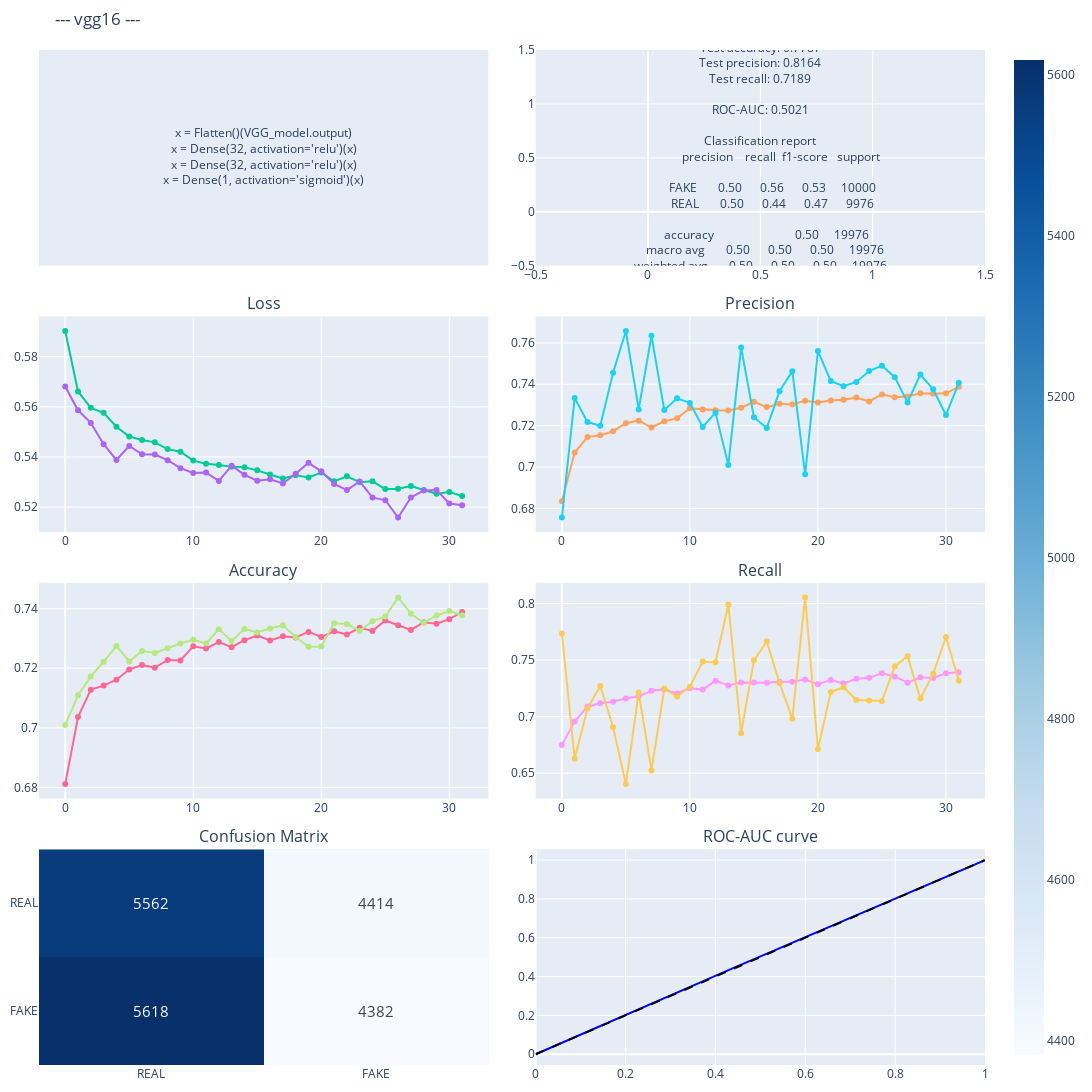

Notebook code cell kept with this figure:
### Code cell
fig = make_subplots(
    rows=4, cols=2, 
    subplot_titles=("", "",
                    "Loss", "Precision", 
                    "Accuracy", 'Recall',
                    'Confusion Matrix', 'ROC-AUC curve'), 
    horizontal_spacing=0.05, 
    vertical_spacing=0.05  
)

fig.add_trace(
    go.Scatter(
        x=[0.5], y=[0.5], 
        text=[
            top_layers_text
        ],
        mode='text',
        showlegend=False,
    ),
    row=1, col=1  
)

fig.add_trace(
    go.Scatter(
        x=[0.5], y=[0.5], 
        text=[
            f"Test loss: {test_loss:.4f}<br>"
            f"Test accuracy: {test_acc:.4f}<br>"
            f"Test precision: {test_prec:.4f}<br>"
            f"Test recall: {test_recall:.4f}<br><br>"
            f"ROC-AUC: {roc_auc:.4f}<br><br>"
            f"Classification report<br>"
            f"{report.replace('\n','<br>')}"
        ],
        mode='text',
        showlegend=False,
    ),
    row=1, col=2  
)


# fig.update_layout(
#     annotations=[dict(text="Model Metrics", x=0.25, y=1.05, showarrow=False, xref="paper", yref="paper", font=dict(size=16))], 
# )

# Hide the axes for the annotation row
fig.update_xaxes(visible=False, row=1, col=1)
fig.update_yaxes(visible=False, row=1, col=1)


# Loss and Precision
fig.add_trace(fig_metrics['data'][0], row=2, col=1)
fig.add_trace(fig_metrics['data'][1], row=2, col=1)
fig.add_trace(fig_metrics['data'][2], row=2, col=2)
fig.add_trace(fig_metrics['data'][3], row=2, col=2)

# Accuracy and Recall 
fig.add_trace(fig_metrics['data'][4], row=3, col=1)
fig.add_trace(fig_metrics['data'][5], row=3, col=1)
fig.add_trace(fig_metrics['data'][6], row=3, col=2)
fig.add_trace(fig_metrics['data'][7], row=3, col=2)

# Confusion Matrix and ROC-AUC curve 
fig.add_trace(fig_confMatrix['data'][0], row=4, col=1)
fig.add_trace(fig_rocauc['data'][0], row=4, col=2)
fig.add_trace(fig_rocauc['data'][1], row=4, col=2)

fig.update_layout(
    height=400*4, 
    width=1400, 
    title_text=f"--- {MODEL.name} ---",
    showlegend=False, 
    margin=dict(l=10, r=10, t=50, b=10),  
)

fig.show()

### Figure 1 — Plotly figure (JSON) as saved in the notebook; plotly's stock layout.template omitted (floating-point values rounded to 4 significant figures)
{"data": [{"mode": "text", "showlegend": false, "text": ["x = Flatten()(VGG_model.output)<br>x = Dense(32, activation='relu')(x)<br>x = Dense(32, activation='relu')(x)<br>x = Dense(1, activation='sigmoid')(x)"], "type": "scatter", "x": [0.5], "xaxis": "x", "y": [0.5], "yaxis": "y"}, {"mode": "text", "showlegend": false, "text": ["Test loss: 0.4667<br>Test accuracy: 0.7787<br>Test precision: 0.8164<br>Test recall: 0.7189<br><br>ROC-AUC: 0.5021<br><br>Classification report<br>              precision    recall  f1-score   support<br><br>        FAKE       0.50      0.56      0.53     10000<br>        REAL       0.50      0.44      0.47      9976<br><br>    accuracy                           0.50     19976<br>   macro avg       0.50      0.50      0.50     19976<br>weighted avg       0.50      0.50      0.50     19976<br>"], "type": "scatter", "x": [0.5], "xaxis": "x2", "y": [0.5], "yaxis": "y2"}, {"mode": "lines+markers", "name": "Train Loss", "type": "scatter", "x": [0, 1, 2, 3, 4, 5, 6, 7, 8, 9, 10, 11, 12, 13, 14, 15, 16, 17, 18, 19, 20, 21, 22, 23, 24, 25, 26, 27, 28, 29, 30, 31], "xaxis": "x3", "y": [0.5902, 0.5661, 0.5596, 0.5576, 0.552, 0.5481, 0.5467, 0.5458, 0.5431, 0.5421, 0.5385, 0.5373, 0.5368, 0.5361, 0.5359, 0.5347, 0.533, 0.5314, 0.5327, 0.5318, 0.5338, 0.5303, 0.5323, 0.53, 0.5303, 0.5272, 0.5273, 0.5284, 0.5269, 0.5253, 0.526, 0.5245], "yaxis": "y3"}, {"mode": "lines+markers", "name": "Val Loss", "type": "scatter", "x": [0, 1, 2, 3, 4, 5, 6, 7, 8, 9, 10, 11, 12, 13, 14, 15, 16, 17, 18, 19, 20, 21, 22, 23, 24, 25, 26, 27, 28, 29, 30, 31], "xaxis": "x3", "y": [0.5681, 0.5586, 0.5536, 0.5451, 0.5388, 0.5444, 0.5411, 0.541, 0.5387, 0.5355, 0.5336, 0.5338, 0.5305, 0.5365, 0.5329, 0.5305, 0.5311, 0.5294, 0.5333, 0.5377, 0.5343, 0.5293, 0.5268, 0.5302, 0.5238, 0.5228, 0.5158, 0.5239, 0.5266, 0.5269, 0.5214, 0.5207], "yaxis": "y3"}, {"mode": "lines+markers", "name": "Train precision", "type": "scatter", "x": [0, 1, 2, 3, 4, 5, 6, 7, 8, 9, 10, 11, 12, 13, 14, 15, 16, 17, 18, 19, 20, 21, 22, 23, 24, 25, 26, 27, 28, 29, 30, 31], "xaxis": "x4", "y": [0.6834, 0.707, 0.7145, 0.7153, 0.7173, 0.7212, 0.7224, 0.7191, 0.7221, 0.7235, 0.7284, 0.7278, 0.7274, 0.7274, 0.7286, 0.7316, 0.729, 0.7306, 0.7303, 0.7321, 0.7312, 0.7322, 0.7325, 0.7336, 0.7317, 0.7351, 0.7338, 0.7341, 0.7356, 0.7354, 0.7356, 0.7388], "yaxis": "y4"}, {"mode": "lines+markers", "name": "Val precision", "type": "scatter", "x": [0, 1, 2, 3, 4, 5, 6, 7, 8, 9, 10, 11, 12, 13, 14, 15, 16, 17, 18, 19, 20, 21, 22, 23, 24, 25, 26, 27, 28, 29, 30, 31], "xaxis": "x4", "y": [0.6755, 0.7334, 0.7217, 0.72, 0.7456, 0.7658, 0.7278, 0.7635, 0.7275, 0.7332, 0.731, 0.7193, 0.7263, 0.7009, 0.7579, 0.7241, 0.7188, 0.7366, 0.7464, 0.6965, 0.756, 0.7416, 0.7391, 0.7412, 0.7464, 0.749, 0.7435, 0.7312, 0.7447, 0.7376, 0.7251, 0.7407], "yaxis": "y4"}, {"mode": "lines+markers", "name": "Train accuracy", "type": "scatter", "x": [0, 1, 2, 3, 4, 5, 6, 7, 8, 9, 10, 11, 12, 13, 14, 15, 16, 17, 18, 19, 20, 21, 22, 23, 24, 25, 26, 27, 28, 29, 30, 31], "xaxis": "x5", "y": [0.6811, 0.7036, 0.7128, 0.7142, 0.7161, 0.7196, 0.7211, 0.7201, 0.7228, 0.7226, 0.7274, 0.7266, 0.7288, 0.727, 0.7294, 0.731, 0.7293, 0.7307, 0.7303, 0.7322, 0.7305, 0.7324, 0.7314, 0.7336, 0.7325, 0.736, 0.7344, 0.7329, 0.7354, 0.735, 0.7365, 0.7389], "yaxis": "y5"}, {"mode": "lines+markers", "name": "Val accuracy", "type": "scatter", "x": [0, 1, 2, 3, 4, 5, 6, 7, 8, 9, 10, 11, 12, 13, 14, 15, 16, 17, 18, 19, 20, 21, 22, 23, 24, 25, 26, 27, 28, 29, 30, 31], "xaxis": "x5", "y": [0.701, 0.7109, 0.7173, 0.7222, 0.7275, 0.7223, 0.7258, 0.7251, 0.7267, 0.7283, 0.7296, 0.7283, 0.7331, 0.7291, 0.7332, 0.732, 0.7334, 0.7344, 0.7305, 0.7272, 0.7273, 0.7351, 0.7348, 0.7325, 0.7358, 0.7373, 0.7438, 0.7383, 0.7352, 0.7377, 0.7392, 0.7378], "yaxis": "y5"}, {"mode": "lines+markers", "name": "Train recall", "type": "scatter", "x": [0, 1, 2, 3, 4, 5, 6, 7, 8, 9, 10, 11, 12, 13, 14, 15, 16, 17, 18, 19, 20, 21, 22, 23, 24, 25, 26, 27, 28, 29, 30, 31], "xaxis": "x6", "y": [0.6748, 0.6956, 0.7089, 0.7117, 0.7132, 0.7161, 0.718, 0.7229, 0.7242, 0.7205, 0.725, 0.7239, 0.7318, 0.7275, 0.7301, 0.7301, 0.73, 0.7307, 0.7308, 0.7327, 0.7286, 0.7323, 0.7293, 0.7335, 0.7343, 0.7384, 0.7355, 0.7299, 0.7347, 0.7341, 0.7383, 0.7393], "yaxis": "y6"}, {"mode": "lines+markers", "name": "Val recall", "type": "scatter", "x": [0, 1, 2, 3, 4, 5, 6, 7, 8, 9, 10, 11, 12, 13, 14, 15, 16, 17, 18, 19, 20, 21, 22, 23, 24, 25, 26, 27, 28, 29, 30, 31], "xaxis": "x6", "y": [0.7734, 0.6628, 0.7072, 0.7271, 0.6906, 0.6404, 0.7213, 0.6524, 0.7249, 0.7178, 0.7265, 0.7487, 0.7481, 0.7992, 0.6854, 0.7497, 0.7665, 0.7297, 0.6982, 0.8054, 0.6711, 0.7217, 0.7259, 0.7147, 0.7143, 0.7139, 0.7444, 0.7535, 0.7159, 0.7379, 0.7703, 0.7317], "yaxis": "y6"}, {"colorscale": [[0, "rgb(247,251,255)"], [0.125, "rgb(222,235,247)"], [0.25, "rgb(198,219,239)"], [0.375, "rgb(158,202,225)"], [0.5, "rgb(107,174,214)"], [0.625, "rgb(66,146,198)"], [0.75, "rgb(33,113,181)"], [0.875, "rgb(8,81,156)"], [1, "rgb(8,48,107)"]], "hoverongaps": false, "showscale": true, "text": [[5618, 4382], [5562, 4414]], "textfont": {"size": 15}, "texttemplate": "%{text}", "type": "heatmap", "x": ["REAL", "FAKE"], "xaxis": "x7", "y": ["FAKE", "REAL"], "yaxis": "y7", "z": [[5618, 4382], [5562, 4414]]}, {"line": {"color": "blue", "width": 2}, "mode": "lines", "name": "ROC curve (AUC = 0.50)", "type": "scatter", "x": [0, 0.4382, 1], "xaxis": "x8", "y": [0, 0.4425, 1], "yaxis": "y8"}, {"hoverinfo": "skip", "line": {"color": "black", "dash": "dash"}, "mode": "lines", "showlegend": false, "type": "scatter", "x": [0, 1], "xaxis": "x8", "y": [0, 1], "yaxis": "y8"}], "layout": {"annotations": [{"font": {"size": 16}, "showarrow": false, "text": "Loss", "x": 0.2375, "xanchor": "center", "xref": "paper", "y": 0.7375, "yanchor": "bottom", "yref": "paper"}, {"font": {"size": 16}, "showarrow": false, "text": "Precision", "x": 0.7625, "xanchor": "center", "xref": "paper", "y": 0.7375, "yanchor": "bottom", "yref": "paper"}, {"font": {"size": 16}, "showarrow": false, "text": "Accuracy", "x": 0.2375, "xanchor": "center", "xref": "paper", "y": 0.475, "yanchor": "bottom", "yref": "paper"}, {"font": {"size": 16}, "showarrow": false, "text": "Recall", "x": 0.7625, "xanchor": "center", "xref": "paper", "y": 0.475, "yanchor": "bottom", "yref": "paper"}, {"font": {"size": 16}, "showarrow": false, "text": "Confusion Matrix", "x": 0.2375, "xanchor": "center", "xref": "paper", "y": 0.2125, "yanchor": "bottom", "yref": "paper"}, {"font": {"size": 16}, "showarrow": false, "text": "ROC-AUC curve", "x": 0.7625, "xanchor": "center", "xref": "paper", "y": 0.2125, "yanchor": "bottom", "yref": "paper"}], "height": 1600, "margin": {"b": 10, "l": 10, "r": 10, "t": 50}, "showlegend": false, "title": {"text": "--- vgg16 ---"}, "width": 1400, "xaxis": {"anchor": "y", "domain": [0, 0.475], "visible": false}, "xaxis2": {"anchor": "y2", "domain": [0.525, 1]}, "xaxis3": {"anchor": "y3", "domain": [0, 0.475]}, "xaxis4": {"anchor": "y4", "domain": [0.525, 1]}, "xaxis5": {"anchor": "y5", "domain": [0, 0.475]}, "xaxis6": {"anchor": "y6", "domain": [0.525, 1]}, "xaxis7": {"anchor": "y7", "domain": [0, 0.475]}, "xaxis8": {"anchor": "y8", "domain": [0.525, 1]}, "yaxis": {"anchor": "x", "domain": [0.7875, 1], "visible": false}, "yaxis2": {"anchor": "x2", "domain": [0.7875, 1]}, "yaxis3": {"anchor": "x3", "domain": [0.525, 0.7375]}, "yaxis4": {"anchor": "x4", "domain": [0.525, 0.7375]}, "yaxis5": {"anchor": "x5", "domain": [0.2625, 0.475]}, "yaxis6": {"anchor": "x6", "domain": [0.2625, 0.475]}, "yaxis7": {"anchor": "x7", "domain": [0, 0.2125]}, "yaxis8": {"anchor": "x8", "domain": [0, 0.2125]}}}
